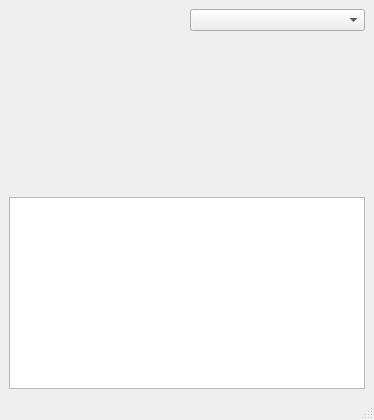
<?xml version="1.0" encoding="UTF-8"?>
<ui version="4.0">
 <class>glClusterTest</class>
 <widget class="QMainWindow" name="glClusterTest">
  <property name="geometry">
   <rect>
    <x>0</x>
    <y>0</y>
    <width>374</width>
    <height>420</height>
   </rect>
  </property>
  <property name="windowTitle">
   <string>GL Cluster Test</string>
  </property>
  <widget class="QWidget" name="centralwidget">
   <layout class="QGridLayout" name="gridLayout">
    <item row="0" column="1">
     <widget class="XComboBox" name="_type"/>
    </item>
    <item row="1" column="1">
     <spacer name="verticalSpacer">
      <property name="orientation">
       <enum>Qt::Vertical</enum>
      </property>
      <property name="sizeHint" stdset="0">
       <size>
        <width>20</width>
        <height>117</height>
       </size>
      </property>
     </spacer>
    </item>
    <item row="2" column="0" colspan="2">
     <widget class="XTextEdit" name="_show"/>
    </item>
    <item row="0" column="0">
     <widget class="GLCluster" name="_widget"/>
    </item>
   </layout>
  </widget>
  <widget class="QMenuBar" name="menubar">
   <property name="geometry">
    <rect>
     <x>0</x>
     <y>0</y>
     <width>374</width>
     <height>22</height>
    </rect>
   </property>
  </widget>
  <widget class="QStatusBar" name="statusbar"/>
 </widget>
 <customwidgets>
  <customwidget>
   <class>GLCluster</class>
   <extends>QWidget</extends>
   <header>glcluster.h</header>
  </customwidget>
  <customwidget>
   <class>XComboBox</class>
   <extends>QComboBox</extends>
   <header>xcombobox.h</header>
  </customwidget>
  <customwidget>
   <class>XTextEdit</class>
   <extends>QTextEdit</extends>
   <header>xtextedit.h</header>
  </customwidget>
 </customwidgets>
 <resources/>
 <connections/>
</ui>
